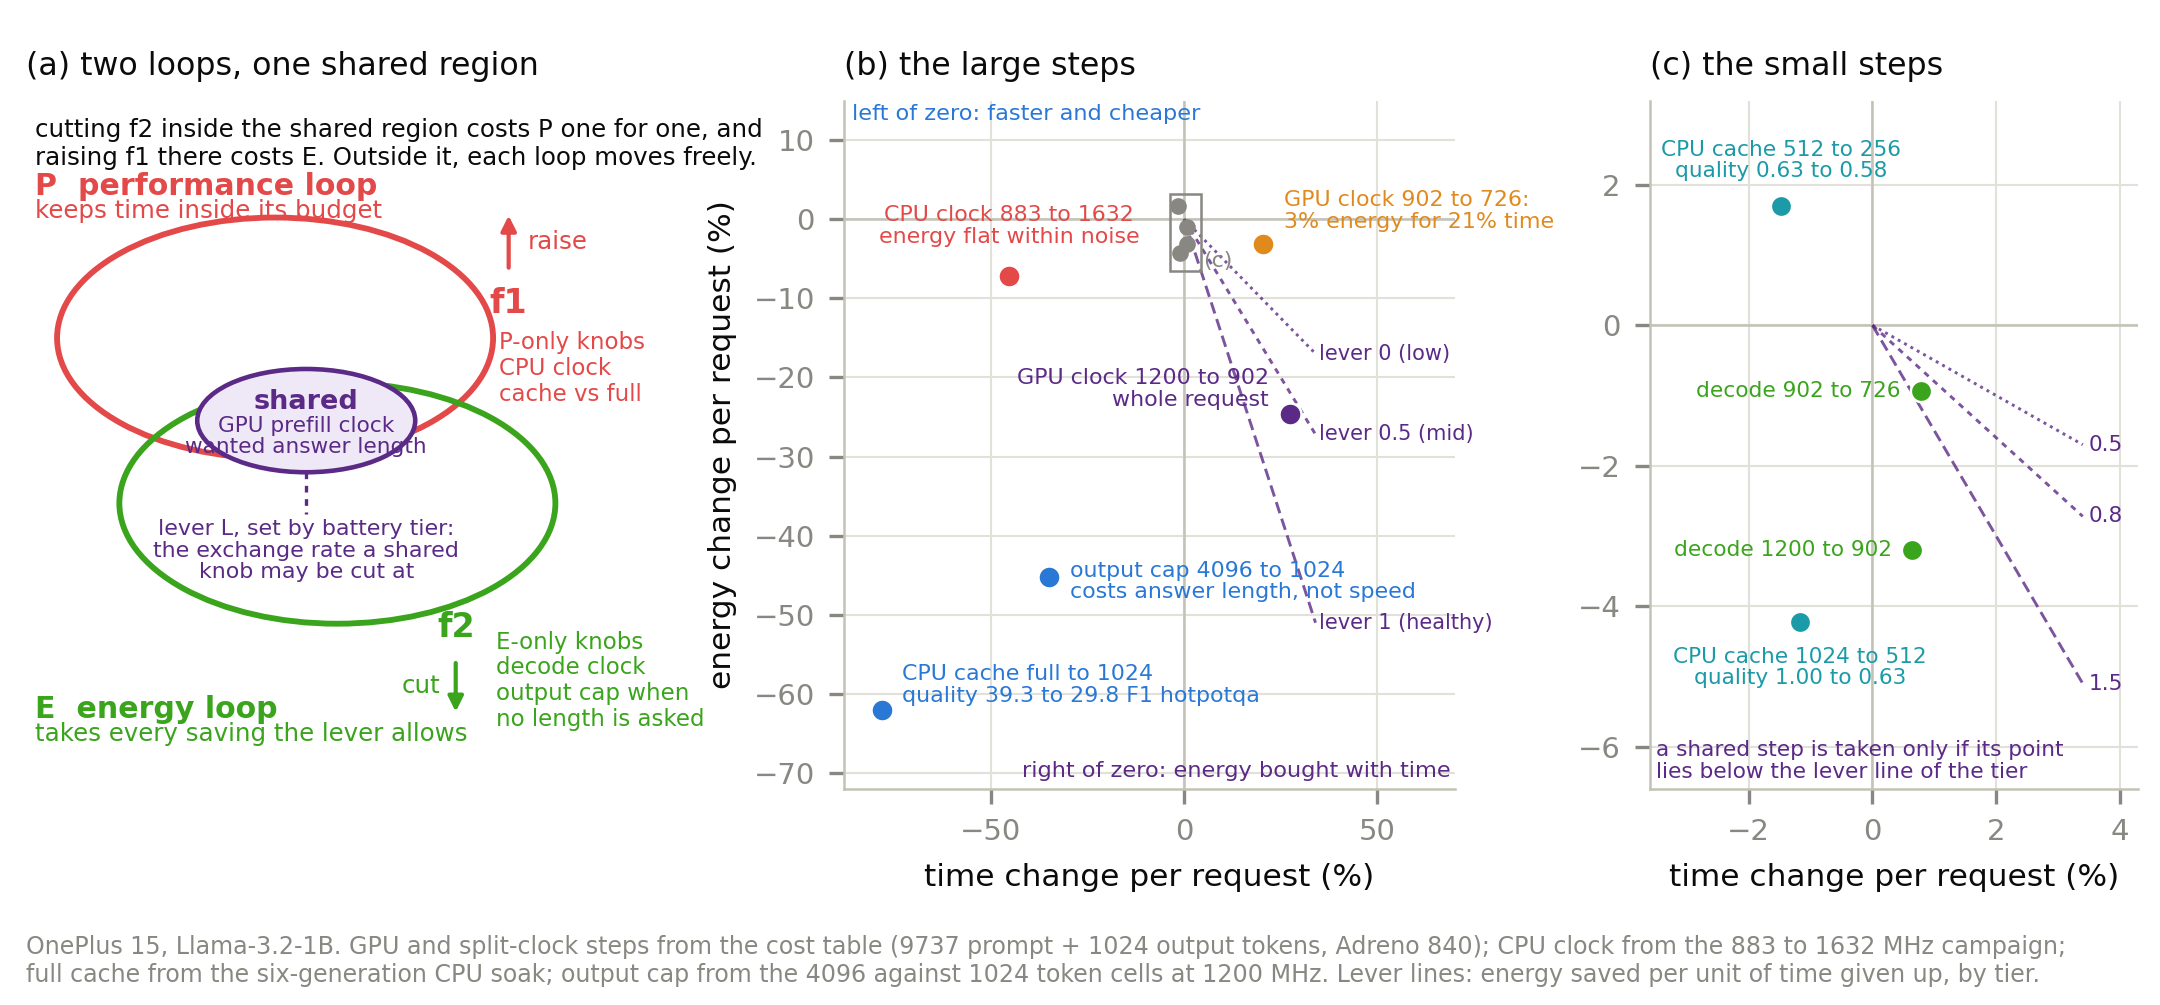

Source code (Python):
#!/usr/bin/env python3
"""Two coupled loops, performance (P) and energy (E), each with its own control, and the shared
region where reducing one sacrifices the other. Panel (a) formalizes the sketch. Panels (b) and
(c) put every measured knob step on the (time change, energy change) plane: the slope of a step
is the exchange rate the loops trade at, and the lever thresholds are lines through the origin.

Sources: scripts/android/ukv_sched_table.txt (per-token costs, 9737 prompt + 1024 output),
the clock campaign (CPU 883 to 1632 MHz), the six-generation soak (full cache against K=1024),
and the data lever (4096 against 1024 output tokens at 1200 MHz).
"""
import os, sys
import numpy as np
import matplotlib
matplotlib.use("Agg")
import matplotlib.pyplot as plt
from matplotlib.patches import Ellipse

BLUE, AQUA, RED, PURPLE, GREEN, ORANGE = "#2a78d6", "#1b9aa8", "#e34948", "#5b2a86", "#3aa41c", "#e08a1e"
INK, MUTED, GRID, AXIS, SURF = "#0b0b0b", "#898781", "#e1e0d9", "#c3c2b7", "#ffffff"
plt.rcParams.update({
    "font.family": "sans-serif", "font.sans-serif": ["DejaVu Sans", "Arial", "Helvetica"],
    "font.size": 7.5, "axes.labelsize": 7.5, "axes.titlesize": 8, "legend.fontsize": 6.5,
    "xtick.labelsize": 7, "ytick.labelsize": 7, "axes.edgecolor": AXIS, "axes.linewidth": 0.6,
    "xtick.color": MUTED, "ytick.color": MUTED, "axes.labelcolor": INK, "text.color": INK,
    "grid.color": GRID, "grid.linewidth": 0.5, "axes.grid": True, "axes.axisbelow": True,
    "legend.frameon": False, "figure.facecolor": SURF, "axes.facecolor": SURF,
    "pdf.fonttype": 42, "ps.fonttype": 42,
})

# ---- measured steps: whole request, 9737 prompt + 1024 output unless stated ----------------
sys.path.insert(0, os.path.join(os.path.dirname(__file__), "..", "energy_rl"))
import sched_policy as sp
rows = {r["plan"]: r for r in sp.load_table()}
def ET(plan, n_out=1024, n_p=9737):
    r = rows[plan]
    return (n_p * r["e_pre"] + n_out * r["e_dec"]) / 1000, (n_p * r["t_pre"] + n_out * r["t_dec"]) / 1000
def step(a, b, **kw):
    (Ea, Ta), (Eb, Tb) = a, b
    return dict(dT=100 * (Tb / Ta - 1), dE=100 * (Eb / Ea - 1), **kw)

big = [
    step(ET("gpu1200_k1024"), ET("gpu902_k1024"), label="GPU clock 1200 to 902\nwhole request", who="shared", ha="right", dx=-5, dy=6),
    step(ET("gpu902_k1024"), ET("gpu726_k1024"), label="GPU clock 902 to 726:\n3% energy for 21% time", who="poor", ha="left", dx=5, dy=8),
    step(ET("gpu1200_k1024", 4096), ET("gpu1200_k1024", 1024), label="output cap 4096 to 1024\ncosts answer length, not speed", who="aligned", ha="left", dx=5, dy=-1),
    dict(dT=100 * (7.36 / 13.44 - 1), dE=100 * (412 / 444 - 1), label="CPU clock 883 to 1632\nenergy flat within noise", who="P", ha="center", dx=0, dy=12),
    dict(dT=100 * (1 / 4.6 - 1), dE=-62.0, label="CPU cache full to 1024\nquality 39.3 to 29.8 F1 hotpotqa", who="aligned", ha="left", dx=5, dy=6),
]
small = [
    step(ET("gpu1200_k1024"), ET("gpu1200d902_k1024"), label="decode 1200 to 902", who="E", ha="right", dx=-5, dy=0),
    step(ET("gpu1200d902_k1024"), ET("gpu1200d726_k1024"), label="decode 902 to 726", who="E", ha="right", dx=-5, dy=0),
    step(ET("cpu_k1024"), ET("cpu_k512"), label="CPU cache 1024 to 512\nquality 1.00 to 0.63", who="Q", ha="center", dx=0, dy=-11),
    step(ET("cpu_k512"), ET("cpu_k256"), label="CPU cache 512 to 256\nquality 0.63 to 0.58", who="Q", ha="center", dx=0, dy=11),
]
col = {"shared": PURPLE, "poor": ORANGE, "E": GREEN, "P": RED, "aligned": BLUE, "Q": AQUA}
levers = ((1.5, "lever 1 (healthy): 1.5", (0, (4, 2))), (0.8, "lever 0.5 (mid): 0.8", (0, (2, 2))), (0.5, "lever 0 (low): 0.5", (0, (1, 1.5))))

fig = plt.figure(figsize=(7.2, 3.35))
gs = fig.add_gridspec(1, 3, width_ratios=[1.02, 1.0, 0.80], left=0.012, right=0.99, top=0.9, bottom=0.215, wspace=0.34)

# ---- (a) the two loops --------------------------------------------------------------------
a = fig.add_subplot(gs[0]); a.set_axis_off(); a.set_xlim(0, 10); a.set_ylim(0, 10)
a.set_title("(a) two loops, one shared region", loc="left", fontsize=7.6)
a.add_patch(Ellipse((4.0, 6.55), 7.0, 3.5, fill=False, lw=1.4, ec=RED, zorder=2))
a.add_patch(Ellipse((5.0, 4.15), 7.0, 3.5, fill=False, lw=1.4, ec=GREEN, zorder=2))
a.add_patch(Ellipse((4.5, 5.35), 3.5, 1.5, fill=True, fc="#efe9f7", ec=PURPLE, lw=1.1, zorder=3))
a.text(0.15, 9.75, "cutting f2 inside the shared region costs P one for one, and\nraising f1 there costs E. Outside it, each loop moves freely.",
       fontsize=5.9, color=INK, va="top")
a.text(0.15, 8.75, "P  performance loop", color=RED, fontsize=7.2, weight="bold", va="center")
a.text(0.15, 8.4, "keeps time inside its budget", color=RED, fontsize=5.9, va="center")
a.text(0.15, 1.15, "E  energy loop", color=GREEN, fontsize=7.2, weight="bold", va="center")
a.text(0.15, 0.8, "takes every saving the lever allows", color=GREEN, fontsize=5.9, va="center")
# f1 on the P loop, f2 on the E loop
a.text(7.75, 7.05, "f1", color=RED, fontsize=8, weight="bold", ha="center", va="center")
a.annotate("", (7.75, 8.45), (7.75, 7.45), arrowprops=dict(arrowstyle="-|>", color=RED, lw=1.0))
a.text(8.05, 7.95, "raise", color=RED, fontsize=5.9, va="center")
a.text(7.6, 6.65, "P-only knobs\nCPU clock\ncache vs full", color=RED, fontsize=5.5, ha="left", va="top", linespacing=1.15)
a.text(6.9, 2.35, "f2", color=GREEN, fontsize=8, weight="bold", ha="center", va="center")
a.annotate("", (6.9, 1.0), (6.9, 1.95), arrowprops=dict(arrowstyle="-|>", color=GREEN, lw=1.0))
a.text(6.65, 1.5, "cut", color=GREEN, fontsize=5.9, va="center", ha="right")
a.text(7.55, 2.3, "E-only knobs\ndecode clock\noutput cap when\nno length is asked", color=GREEN, fontsize=5.5, ha="left", va="top", linespacing=1.15)
# the shared region and the lever
a.text(4.5, 5.62, "shared", color=PURPLE, fontsize=6.5, weight="bold", ha="center", va="center")
a.text(4.5, 5.12, "GPU prefill clock\nwanted answer length", color=PURPLE, fontsize=5.2, ha="center", va="center", linespacing=1.1)
a.plot([4.5, 4.5], [4.6, 4.0], color=PURPLE, lw=0.8, ls=(0, (2, 2)), zorder=2)
a.text(4.5, 3.92, "lever L, set by battery tier:\nthe exchange rate a shared\nknob may be cut at", color=PURPLE, fontsize=5.3, ha="center", va="top", linespacing=1.1)

# ---- (b) the large steps ------------------------------------------------------------------
b = fig.add_subplot(gs[1])
b.set_title("(b) the large steps", loc="left", fontsize=7.6)
c = fig.add_subplot(gs[2])
c.set_title("(c) the small steps", loc="left", fontsize=7.6)
for ax in (b, c):
    for s in ("top", "right"):
        ax.spines[s].set_visible(False)
    ax.axhline(0, color=AXIS, lw=0.6, zorder=1); ax.axvline(0, color=AXIS, lw=0.6, zorder=1)
    ax.set_xlabel("time change per request (%)")
b.set_ylabel("energy change per request (%)")
xs = np.linspace(0, 34, 40)
for lam, lab, ls in levers:
    b.plot(xs, -lam * xs, color=PURPLE, lw=0.7, ls=ls, zorder=2, alpha=0.8)
    b.text(35, -lam * 34, lab.split(":")[0], color=PURPLE, fontsize=5.0, va="center", ha="left")
for s in big:
    b.scatter(s["dT"], s["dE"], s=28, color=col[s["who"]], edgecolor=SURF, linewidth=0.6, zorder=4)
    b.annotate(s["label"], (s["dT"], s["dE"]), xytext=(s["dx"], s["dy"]), textcoords="offset points", fontsize=5.3, color=col[s["who"]], ha=s["ha"], va="center", linespacing=1.1)
for s in small:
    b.scatter(s["dT"], s["dE"], s=9, color=MUTED, zorder=3)
b.add_patch(plt.Rectangle((-3.6, -6.6), 7.9, 9.8, fill=False, ec=MUTED, lw=0.6, zorder=3)); b.text(5.0, -6.6, "(c)", color=MUTED, fontsize=5.3, va="bottom", ha="left")
b.set_xlim(-88, 70); b.set_ylim(-72, 15)
b.text(-86, 14.5, "left of zero: faster and cheaper", color=BLUE, fontsize=5.4, va="top")
b.text(69, -71, "right of zero: energy bought with time", color=PURPLE, fontsize=5.4, va="bottom", ha="right")

# ---- (c) the small steps -------------------------------------------------------------------
xi = np.linspace(0, 3.4, 20)
for lam, lab, ls in levers:
    c.plot(xi, -lam * xi, color=PURPLE, lw=0.7, ls=ls, alpha=0.8, zorder=2)
    c.text(3.5, -lam * 3.4, f"{lam}", color=PURPLE, fontsize=5.2, va="center", ha="left")
for s in small:
    c.scatter(s["dT"], s["dE"], s=26, color=col[s["who"]], edgecolor=SURF, linewidth=0.6, zorder=4)
    c.annotate(s["label"], (s["dT"], s["dE"]), xytext=(s["dx"], s["dy"]), textcoords="offset points", fontsize=5.2, color=col[s["who"]], ha=s["ha"], va="center", linespacing=1.1)
c.set_xlim(-3.6, 4.3); c.set_ylim(-6.6, 3.2)
c.text(-3.5, -6.5, "a shared step is taken only if its point\nlies below the lever line of the tier", color=PURPLE, fontsize=5.2, va="bottom", linespacing=1.1)

fig.text(0.012, 0.018, "OnePlus 15, Llama-3.2-1B. GPU and split-clock steps from the cost table (9737 prompt + 1024 output tokens, Adreno 840); CPU clock from the 883 to 1632 MHz campaign;\n"
         "full cache from the six-generation CPU soak; output cap from the 4096 against 1024 token cells at 1200 MHz. Lever lines: energy saved per unit of time given up, by tier.",
         fontsize=5.7, color=MUTED, va="bottom")
out = os.path.join(os.path.dirname(__file__), "fig_two_loops")
fig.savefig(out + ".pdf"); fig.savefig(out + ".png", dpi=300)
print("wrote", out)
for s in big + small:
    lam = (-s["dE"] / s["dT"]) if s["dT"] > 0 else float("nan")
    print(f"  {s['label'].splitlines()[0]:36s} dT {s['dT']:+6.1f}%  dE {s['dE']:+6.1f}%  exchange rate {lam:5.2f}  [{s['who']}]")
